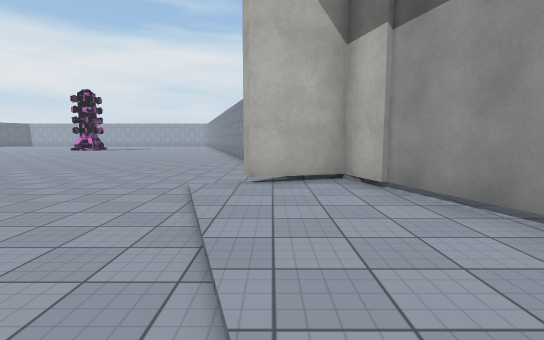
[1] (above)

24 first-person views from a walk through a Unity game level. The camera is 1.5 m above the floor, tilts 6° down and sees 85° across. The floor is counted in squares, 2 m on a side. Each view is taken from the middle of a square. On the plan, view 1 faces up. The plan holds only what a view shows up to about 10 squares ahead; the rest is blank. The place goes on beyond the plan. Some animated figures are left out. Some surface patterns are stand-ins.

[2]
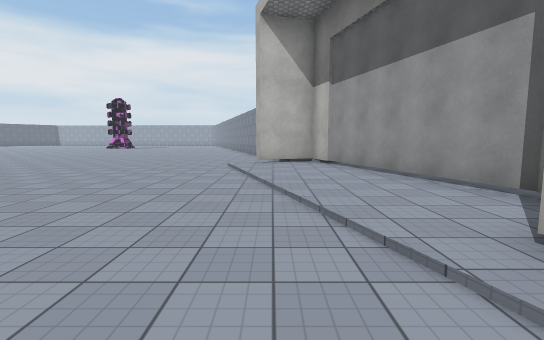

[3]
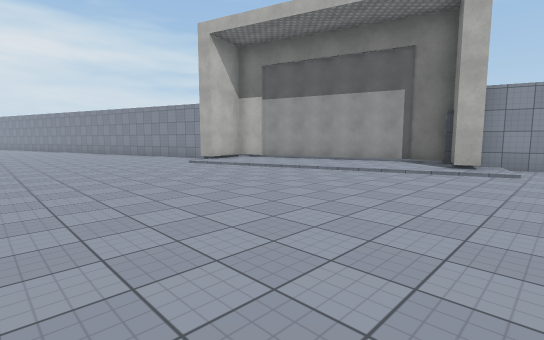

[4]
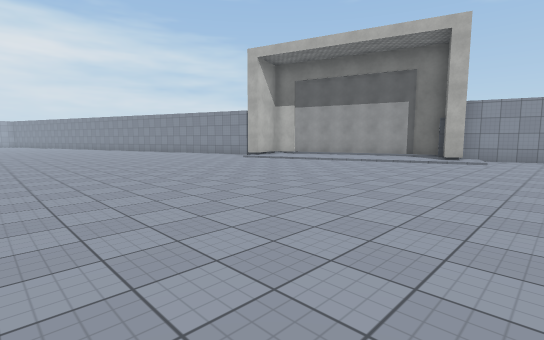

[5]
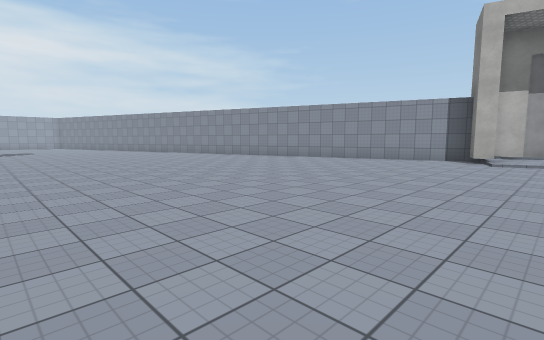

[6]
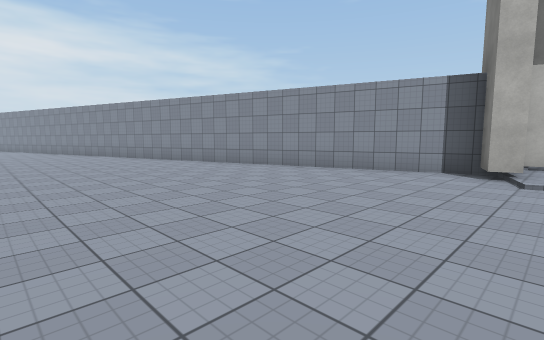

[7]
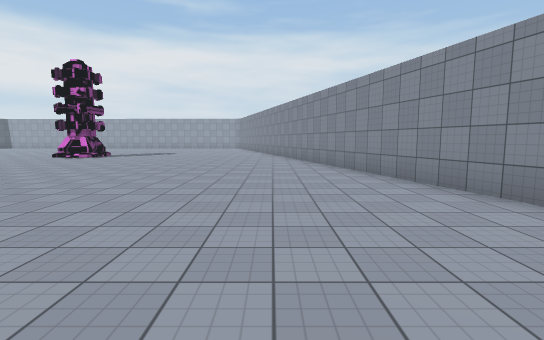

[8]
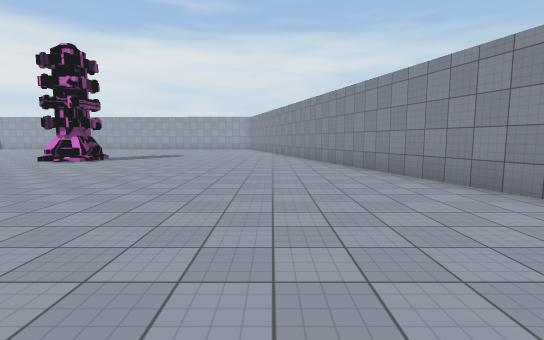

[9]
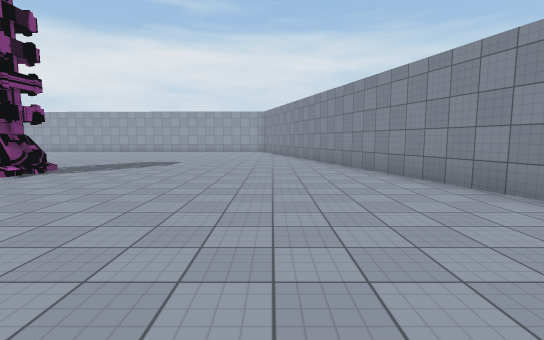

[10]
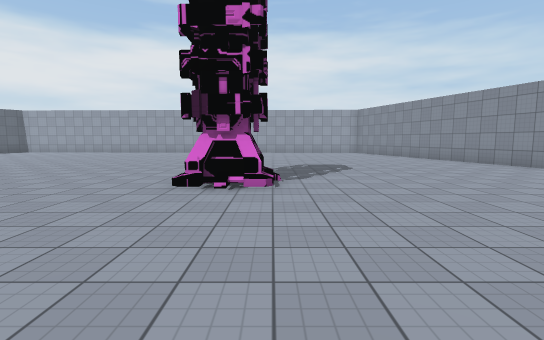

[11]
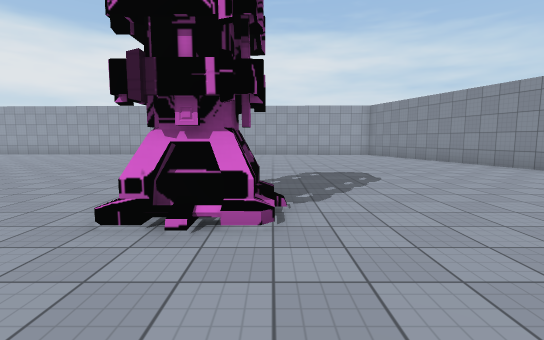

[12]
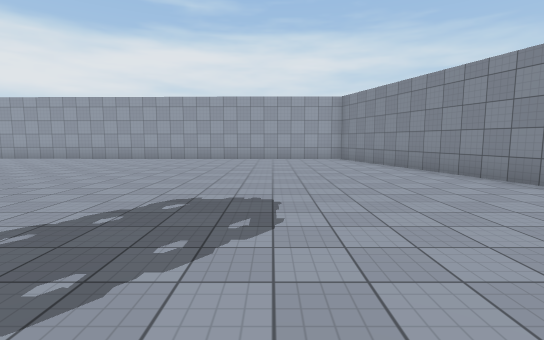

[13]
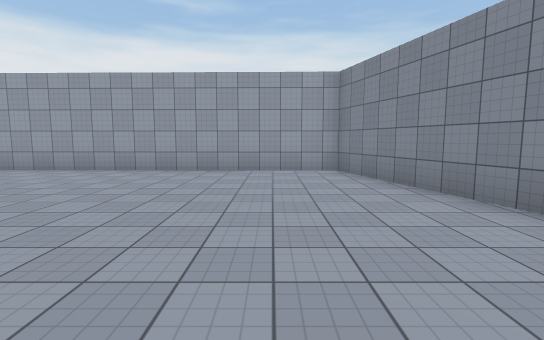

[14]
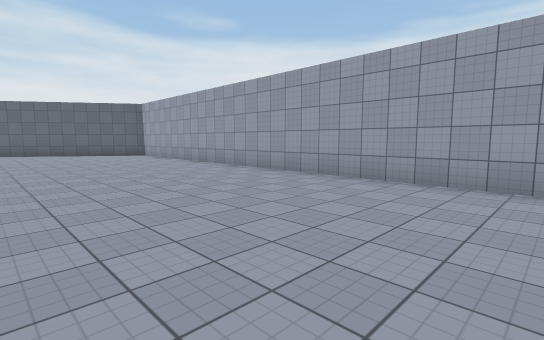

[15]
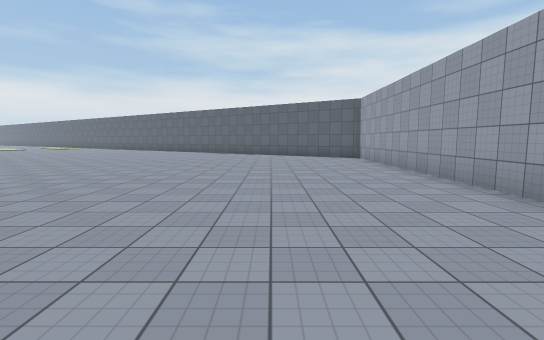

[16]
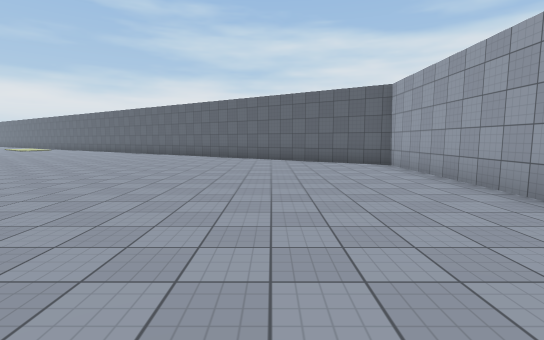

[17]
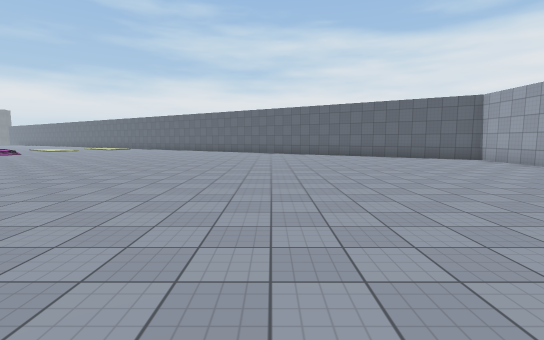

[18]
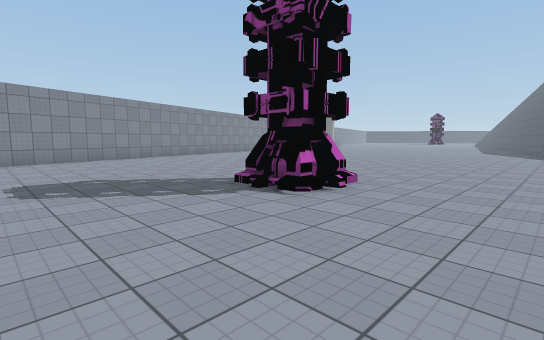

[19]
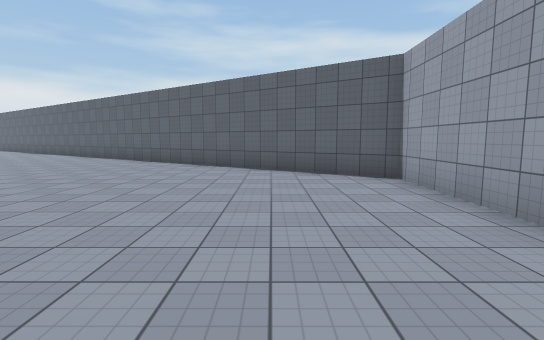

[20]
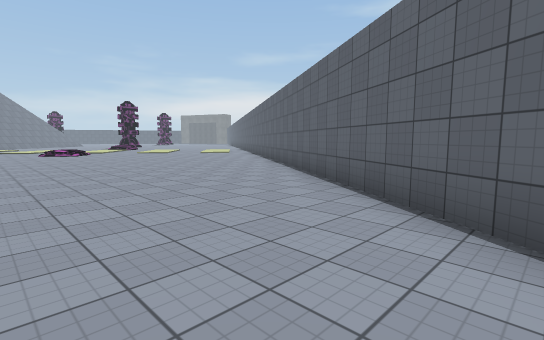

[21]
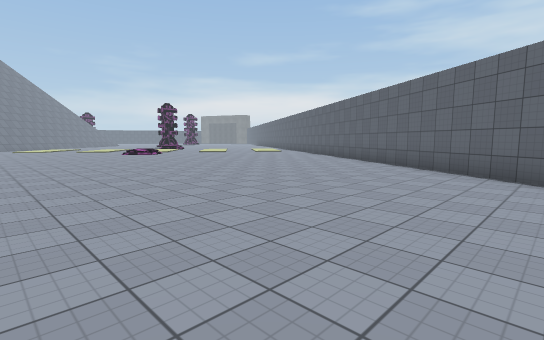

[22]
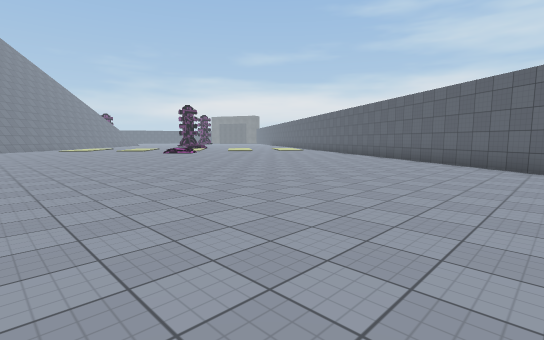

[23]
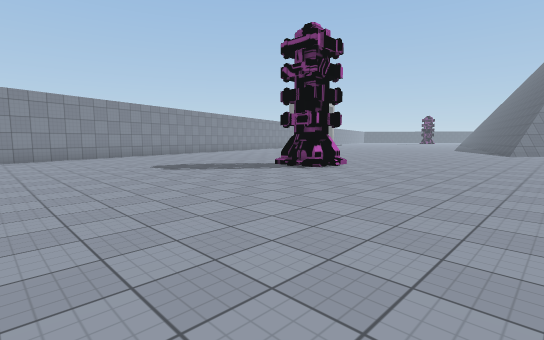

[24]
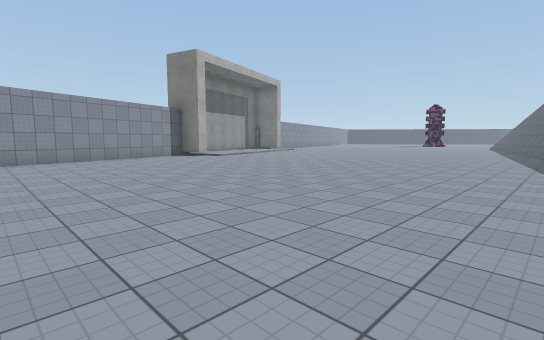

### Floor plan
Points are (right, up) in squares from view 1. A wall is a line through its corners. A room is listed if a view was taken in it or the views show most of it. See-through windows are left out.
Room 1 (views 1, 2, 3, 4, 5, 6, 7, 8, 9, 10, 11, 12, 13, 14, 15, 16, 17, 18, 19, 20, 21, 22, 23, 24)
walls: (1.9, -2.8) (1.7, -2.2) (3.3, -1.7) (1.3, 5) (-0.3, 4.5) (-0.5, 5) (0.4, 5.3) (-6.4, 30.1) (-24.6, 30.4) (-30.2, 22); (3.2, -4.6) (2.6, -2.4)
objects: other object (-12, 19)

Where each view was taken, in squares from view 1:
view 1: 0 up, 0 right, facing up
view 2: 4 down, 0 right, facing up
view 3: 4 down, 6 left, facing up-right
view 4: 5 down, 9 left, facing up-right
view 5: 3 up, 11 left, facing up-right
view 6: 4 up, 7 left, facing up-right
view 7: 7 up, 4 left, facing up
view 8: 9 up, 5 left, facing up
view 9: 13 up, 6 left, facing up
view 10: 14 up, 11 left, facing up
view 11: 16 up, 11 left, facing up
view 12: 19 up, 9 left, facing up
view 13: 23 up, 8 left, facing up
view 14: 25 up, 11 left, facing up-left
view 15: 27 up, 13 left, facing left
view 16: 27 up, 16 left, facing left
view 17: 23 up, 14 left, facing left
view 18: 23 up, 15 left, facing down-right
view 19: 28 up, 19 left, facing left
view 20: 26 up, 25 left, facing down-left
view 21: 25 up, 22 left, facing down-left
view 22: 25 up, 20 left, facing down-left
view 23: 26 up, 17 left, facing down-right
view 24: 12 up, 12 left, facing down-right
